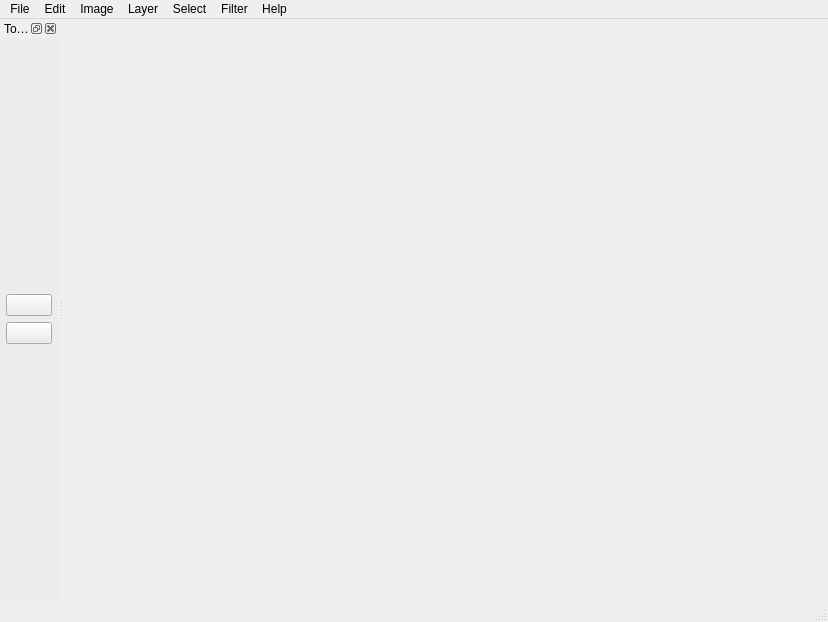
<?xml version="1.0" encoding="UTF-8"?>
<ui version="4.0">
 <class>MainWindow</class>
 <widget class="QMainWindow" name="MainWindow">
  <property name="geometry">
   <rect>
    <x>0</x>
    <y>0</y>
    <width>828</width>
    <height>622</height>
   </rect>
  </property>
  <property name="windowTitle">
   <string>NeoIMP 1.0.0</string>
  </property>
  <property name="documentMode">
   <bool>false</bool>
  </property>
  <widget class="QWidget" name="centralwidget">
   <property name="sizePolicy">
    <sizepolicy hsizetype="Preferred" vsizetype="Preferred">
     <horstretch>0</horstretch>
     <verstretch>0</verstretch>
    </sizepolicy>
   </property>
   <layout class="QGridLayout" name="gridLayout_2">
    <item row="0" column="0">
     <layout class="QGridLayout" name="tabLayout"/>
    </item>
   </layout>
  </widget>
  <widget class="QMenuBar" name="menubar">
   <property name="geometry">
    <rect>
     <x>0</x>
     <y>0</y>
     <width>828</width>
     <height>22</height>
    </rect>
   </property>
   <widget class="QMenu" name="menuFile">
    <property name="title">
     <string>File</string>
    </property>
    <addaction name="action_New"/>
    <addaction name="action_Open"/>
    <addaction name="separator"/>
    <addaction name="action_Save"/>
    <addaction name="actionSave_As"/>
    <addaction name="separator"/>
    <addaction name="actionE_xit"/>
   </widget>
   <widget class="QMenu" name="menuEdit">
    <property name="title">
     <string>Edit</string>
    </property>
   </widget>
   <widget class="QMenu" name="menuImage">
    <property name="title">
     <string>Image</string>
    </property>
   </widget>
   <widget class="QMenu" name="menuLayer">
    <property name="title">
     <string>Layer</string>
    </property>
   </widget>
   <widget class="QMenu" name="menuFilter">
    <property name="title">
     <string>Filter</string>
    </property>
   </widget>
   <widget class="QMenu" name="menuHelp">
    <property name="title">
     <string>Help</string>
    </property>
   </widget>
   <widget class="QMenu" name="menuSelect">
    <property name="title">
     <string>Select</string>
    </property>
   </widget>
   <addaction name="menuFile"/>
   <addaction name="menuEdit"/>
   <addaction name="menuImage"/>
   <addaction name="menuLayer"/>
   <addaction name="menuSelect"/>
   <addaction name="menuFilter"/>
   <addaction name="menuHelp"/>
  </widget>
  <widget class="QStatusBar" name="statusbar"/>
  <widget class="QDockWidget" name="Toolbar">
   <property name="sizePolicy">
    <sizepolicy hsizetype="Preferred" vsizetype="Minimum">
     <horstretch>0</horstretch>
     <verstretch>0</verstretch>
    </sizepolicy>
   </property>
   <property name="contextMenuPolicy">
    <enum>Qt::ActionsContextMenu</enum>
   </property>
   <property name="styleSheet">
    <string notr="true">background-color: rgb(236, 236, 236);</string>
   </property>
   <property name="floating">
    <bool>false</bool>
   </property>
   <property name="allowedAreas">
    <set>Qt::LeftDockWidgetArea|Qt::RightDockWidgetArea</set>
   </property>
   <property name="windowTitle">
    <string>Tools</string>
   </property>
   <attribute name="dockWidgetArea">
    <number>1</number>
   </attribute>
   <widget class="QWidget" name="ToolbarContents">
    <layout class="QGridLayout" name="gridLayout">
     <property name="leftMargin">
      <number>6</number>
     </property>
     <property name="topMargin">
      <number>6</number>
     </property>
     <property name="rightMargin">
      <number>6</number>
     </property>
     <property name="bottomMargin">
      <number>6</number>
     </property>
     <item row="0" column="1">
      <layout class="QGridLayout" name="gridLayout_3">
       <property name="verticalSpacing">
        <number>6</number>
       </property>
       <item row="0" column="0">
        <widget class="QPushButton" name="SelectButton">
         <property name="text">
          <string/>
         </property>
         <property name="icon">
          <iconset resource="Icons.qrc">
           <normaloff>:/icons/Icons/selection.png</normaloff>:/icons/Icons/selection.png</iconset>
         </property>
        </widget>
       </item>
       <item row="1" column="0">
        <widget class="QPushButton" name="CageButton">
         <property name="text">
          <string/>
         </property>
         <property name="icon">
          <iconset resource="Icons.qrc">
           <normaloff>:/icons/Icons/cage.png</normaloff>:/icons/Icons/cage.png</iconset>
         </property>
        </widget>
       </item>
      </layout>
     </item>
    </layout>
   </widget>
  </widget>
  <action name="actionE_xit">
   <property name="text">
    <string>E&amp;xit</string>
   </property>
  </action>
  <action name="action_New">
   <property name="text">
    <string>&amp;New...</string>
   </property>
   <property name="shortcut">
    <string>Ctrl+N</string>
   </property>
  </action>
  <action name="action_Open">
   <property name="text">
    <string>&amp;Open...</string>
   </property>
   <property name="shortcut">
    <string>Ctrl+O</string>
   </property>
  </action>
  <action name="action_Save">
   <property name="text">
    <string>&amp;Save...</string>
   </property>
  </action>
  <action name="actionSave_As">
   <property name="text">
    <string>Save &amp;As...</string>
   </property>
  </action>
 </widget>
 <resources>
  <include location="Icons.qrc"/>
 </resources>
 <connections/>
</ui>
